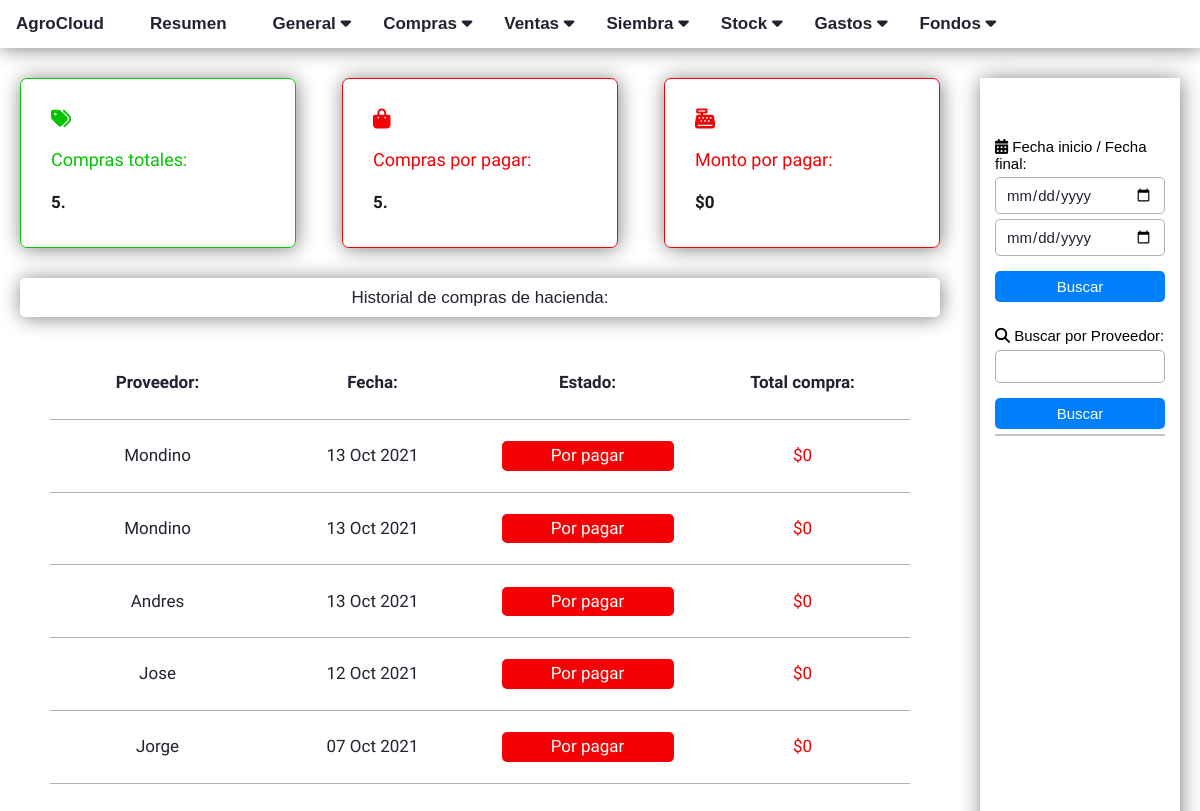
The page /purchases/ (signed in) on the database its author committed.
### purchases/models.py (models this page shows, shortened)
class Purchases(models.Model):
    STATUS_CHOICES = (
        ('pagado','Pagado'),
        ('por pagar','Por pagar')
    )
    campo = models.ForeignKey(Land, on_delete=models.CASCADE)
    slug = models.SlugField(max_length=250,unique_for_date='date')
    client = models.CharField(max_length=250)
    date = models.DateTimeField(auto_now_add=True)
    brute_kg = models.IntegerField(default=0)
    desbaste = models.IntegerField(default=0)
    total_animals = models.IntegerField(default=0)
    status = models.CharField(max_length=15, choices=STATUS_CHOICES, default='por pagar')
    def get_absolute_url(self):
        return reverse ('purchases:purchase_detail',
                                        args=[self.id])
    def calculate_total(self):
        animals = self.animal_set.all()
        kg_neto =  self.brute_kg - (self.brute_kg * (self.desbaste/100))
        try:
            kg_cabeza = kg_neto / self.total_animals
        except ZeroDivisionError:
            kg_cabeza = 0
        kg_totales=[]
        for animal in animals:
            kg_totales.append(animal.cantidad * kg_cabeza)
        animal_precio_kg =list(map(int,animals.values_list('precio_por_kg', flat=True)))
        sub_totals= [a * b for a, b in zip(animal_precio_kg, kg_totales)]
        animal_ivas = list(map(int,animals.values_list('iva', flat=True)))
        animal_totals = [a + b for a, b in zip(animal_ivas, sub_totals)]
        purchase_total = sum(animal_totals)
        return purchase_total
    def calculate_amount_to_pay(self):
        payments = self.payments
        self_checks = self.self_checks
        self_checks = [check for check in self_checks if check.estado != 'anulado']
        endorsed_checks = self.endorsed_checks
        check_payed = sum([int(check.monto) for check in self_checks ])
        payments_payed = sum(list(map(int,payments.values_list('monto', flat=True))))
        endorsed_payed = sum(list(map(int,endorsed_checks.values_list('monto', flat=True))))
        total_payed = check_payed + payments_payed + endorsed_payed
        amount_to_pay = self.calculate_total() - total_payed
        return amount_to_pay
    class Meta:
        ordering = ('-date',)
    @property
    def payments(self):
        instance = self
        qs = Payments.objects.filter_by_instance(instance)
        return qs
    @property
    def self_checks(self):
        instance = self
        qs = SelfChecks.objects.filter_by_instance(instance)
        return qs
    @property
    def endorsed_checks(self):
        instance = self
        qs = EndorsedChecks.objects.filter_by_instance(instance)
        return qs

### purchases/views.py (the view)
# urls.py: path('', views.purchase_list, name='purchase_list'),
@login_required
def purchase_list(request):
    search_form = SearchForm()
    date_form = DateForm()
    query = None
    date_query_start = None
    date_query_end = None
    purchases = Purchases.objects.all()
    total_purchases = purchases.count()
    unpayed_purchases = Purchases.objects.filter(status='por pagar')
    total_unpayed_purchases = unpayed_purchases.count()
    if 'query' in request.GET:
        form = SearchForm(request.GET)
        if form.is_valid():
            query = form.cleaned_data['query']
            purchases = Purchases.objects.annotate(search=SearchVector('client'),).filter(search=query)
    if 'date_query_start' and 'date_query_end' in request.GET:
        form = DateForm(request.GET)
        if form.is_valid():
            date_query_start = form.cleaned_data['date_query_start'].strftime("%Y-%m-%d")
            date_query_end = form.cleaned_data['date_query_end'].strftime("%Y-%m-%d")
            purchases = Purchases.objects.filter(date__range=[date_query_start, date_query_end])
    amount_to_pay_total=[]
    for purchase in unpayed_purchases:
        amount_to_pay = purchase.calculate_amount_to_pay()
        amount_to_pay_total.append(amount_to_pay)
    amount_to_pay_total = sum(amount_to_pay_total)
    return render(request, 'purchases/purchase_list.html',
                                    {'purchases' : purchases,
                                    'amount_to_pay_total':amount_to_pay_total,
                                    'total_unpayed_purchases':total_unpayed_purchases,
                                    'total_purchases':total_purchases,
                                    'search_form':search_form,
                                    'query':query,
                                    'date_form':date_form,
                                    'date_query_start':date_query_start,
                                    'date_query_end':date_query_end,
                                    })

### purchases/forms.py
class SearchForm(forms.Form):
    query = forms.CharField()

class DateForm(forms.Form):
    date_query_start = forms.DateField(widget=DateInput)
    date_query_end = forms.DateField(widget=DateInput)

### account/context_processors.py (called while the page is built)
def base_data(request):
    data = {}
    if 'campaign' in request.session:
        data["campaign"] = request.session['campaign']
    elif Campaign.objects.all():
        data["campaign"] = Campaign.objects.all()[0].nombre
        request.session['campaign'] = Campaign.objects.all()[0].nombre
        request.session.modified = True
    else:
        data["campaign"] = []
        request.session['campaign'] = []
    return data

### payments/models.py (called while the page is built)
    def filter_by_instance(self, instace):
        content_type = ContentType.objects.get_for_model(instace.__class__)
        obj_id = instace.id
        qs = super(PaymentManager,self).filter(content_type=content_type, object_id=obj_id)
        return qs

### purchases/templates/purchases/purchase_list.html (shortened to what this page needs)
{% extends "base.html" %}
{% load purchase_extras %}
{% load humanize %}
{% block content %}
{% if query or date_query_end %}
<div class="info-container">
    {% if query %}
    <div id="list-title">
        Filtrando por: "{{query}}"
    </div>
    {% endif %}
    {% if date_query_start %}
    <div id="list-title">
        Filtrando entre Fechas: "{{date_query_start}}" y "{{date_query_end}}"
    </div>
    {% endif %}
    {% if purchases %}
    <div class="title-movement-card">
        <div id="card-row-1">
            <h2 id="title-client-tag">Proveedor:</h2>
            <h2 id="title-client-tag">Fecha:</h2>
            <h2 id="title-client-tag">Estado:</h2>
            <h2 id="title-client-tag">Total compra:</h2>
        </div>
    </div>
    {% endif %}
    {% for purchase in purchases %}
    <a href="{{ purchase.get_absolute_url }}">
        <div class="movement-card">
            <div id="card-row-1">
                <h2 id="client-tag">{{ purchase.client | capfirst}}</h2>
                <h2 id="date-tag"> {{ purchase.date | date:"d M Y"}} </h2>
                {% if purchase.status == 'por pagar' %}
                <h2 id="status-tag">{{ purchase.status | capfirst}}</h2>
                {% else %}
                <h2 id="status-done-tag">{{ purchase.status | capfirst}}</h2>
                {% endif %}
                <h2 id="total-tag">${{ purchase.calculate_total | intcomma }}</h2>
            </div>
        </div>
    </a>
    {% empty %}
    <div id="list-title">
        No hay resultados para la búsqueda
    </div>
    {% endfor %}
</div>
<div class="actions-sidebar">
    <div id="actions">
        <div id="action">
            <div id="action-section">
                Volver a listado
            </div>
            <a href="{% url 'purchases:purchase_list' %}">
                <h1 id="action-title">Volver <i class="fa-solid fa-chevron-right"></i></h1>
            </a>
        </div>
    </div>
</div>
{% else %}
<div class="info-container">
    <div id="data-wrapper">
        <div class="data total-sales">
            <i class="fa-solid fa-tags"></i>
            <h1> Compras totales:</h1>
            <h2>{{total_purchases}}.</h2>
        </div>
        <div class="data sales-month">
            <i class="fa-solid fa-bag-shopping"></i>
            <h1>Compras por pagar:</h1>
            <h2>{{total_unpayed_purchases}}.</h2>
        </div>
        <div class="data total-sales-month">
            <i class="fa-solid fa-cash-register"></i>
            <h1>Monto por pagar:</h1>
            <h2>${{ amount_to_pay_total | intcomma }}</h2>
        </div>
    </div>
    <div id="list-title">
        Historial de compras de hacienda:
    </div>
    {% if purchases %}
    <div class="title-movement-card">
        <div id="card-row-1">
            <h2 id="title-client-tag">Proveedor:</h2>
            <h2 id="title-client-tag">Fecha:</h2>
            <h2 id="title-client-tag">Estado:</h2>
            <h2 id="title-client-tag">Total compra:</h2>
        </div>
    </div>
    {% endif %}
    {% for purchase in purchases %}
    <a href="{{ purchase.get_absolute_url }}">
        <div class="movement-card">
            <div id="card-row-1">
                <h2 id="client-tag">{{ purchase.client | capfirst}}</h2>
                <h2 id="date-tag"> {{ purchase.date | date:"d M Y"}} </h2>
                {% if purchase.status == 'por pagar' %}
                <h2 id="status-tag">{{ purchase.status | capfirst}}</h2>
                {% else %}
                <h2 id="status-done-tag">{{ purchase.status | capfirst}}</h2>
                {% endif %}
                <h2 id="total-tag">${{ purchase.calculate_total | intcomma }}</h2>
            </div>
        </div>
    </a>
    {% endfor %}
</div>
<div class="actions-sidebar">
    <div id="actions">
        <div id="action">
            <form action="." method="get" id="search-form" class="date-form">
                <div id="search-label">
                    <i class="fas fa-calendar-alt"></i> Fecha inicio / Fecha final:
                </div>
                {{date_form.date_query_start }}
                {{date_form.date_query_end }}
                <input type="submit" value="Buscar" id="search-btn">
            </form>
            <form action="." method="get" id="search-form">
                <div id="search-label">
                    <i class="fas fa-search"></i> Buscar por Proveedor:
                </div>
                {{search_form.query}}
                <input type="submit" value="Buscar" id="search-btn">
            </form>
        </div>
    </div>
</div>
{% endif %}
{% endblock %}

### account/templates/base.html (shortened to what this page needs)
{% load static %}
{% load humanize %}
{% load i18n %}
{% load l10n %}
{% language 'es' %}
<!DOCTYPE html>
<html lang="es">
<head>
    <link href="{% static 'css/normalize.css' %}" rel="stylesheet" type="text/css">
    <link href="{% static 'css/base.css' %}" rel="stylesheet">
</head>
<body>
    <div class="navbar">
        <a href="{% url 'account:dashboard' %}" id="nav-title">AgroCloud </a>
        <div class="navbar-items">
            <a href="{% url 'account:dashboard' %}">Resumen</a>
            <div class="dropdown">
                <button class="dropbtn">General
                    <i class="fa fa-caret-down"></i>
                </button>
            </div>
            <div class="dropdown">
                <button class="dropbtn">Compras
                    <i class="fa fa-caret-down"></i>
                </button>
            </div>
            <div class="dropdown">
                <button class="dropbtn">Ventas
                    <i class="fa fa-caret-down"></i>
                </button>
            </div>
            <div class="dropdown">
                <button class="dropbtn">Siembra
                    <i class="fa fa-caret-down"></i>
                </button>
            </div>
            <div class="dropdown">
                <button class="dropbtn">Stock
                    <i class="fa fa-caret-down"></i>
                </button>
            </div>
            <div class="dropdown">
                <button class="dropbtn">Gastos
                    <i class="fa fa-caret-down"></i>
                </button>
            </div>
            <div class="dropdown">
                <button class="dropbtn">Fondos
                    <i class="fa fa-caret-down"></i>
                </button>
            </div>
        </div>
    </div>
    <div id="content">
        {% block content %}
        {% endblock %}
    </div>
</body>
</html>
{% endlanguage %}

### rows shown on the page
Purchases: client "Mondino", date "13 Oct 2021", status "Por pagar", calculate_total "0"
Purchases: client "Mondino", date "13 Oct 2021", status "Por pagar", calculate_total "0"
Purchases: client "Andres", date "13 Oct 2021", status "Por pagar", calculate_total "0"
Purchases: client "Jose", date "12 Oct 2021", status "Por pagar", calculate_total "0"
Purchases: client "Jorge", date "07 Oct 2021", status "Por pagar", calculate_total "0"

### other values the page prints
{{ total_purchases }} "5"
{{ total_unpayed_purchases }} "5"
{{ amount_to_pay_total | intcomma }} "0"
